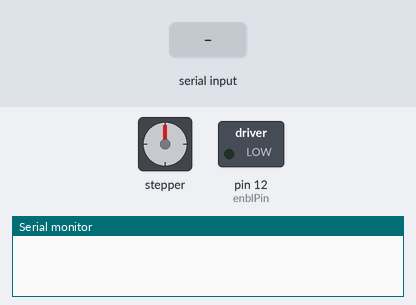
A sketch run on a simulated Arduino Uno, built with avr-gcc and run on an emulated ATmega328P. On the bench: stepper motor, switched loads named in the sketch (green lamp = pin HIGH), the last lines printed to the serial monitor. Wiring (inferred from the names in the program): stepper motor driver (200 steps per turn assumed): step pin 10; direction pin 11. The inputs (shaded band) are chosen by the test bench. Pins used as bus, display or sensor lines are not drawn.

Above: at 1.2 s.
1.3 s: "1" received over Serial
At 3.9 s:
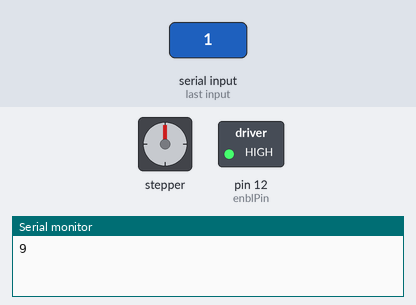
4.3 s: "90,45\n" received over Serial
At 7.0 s:
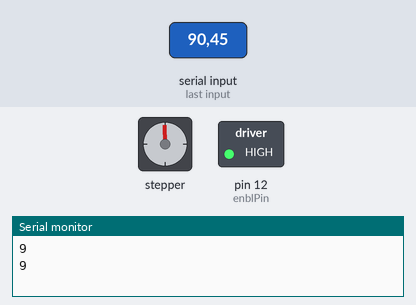
7.3 s: "0" received over Serial
At 9.8 s:
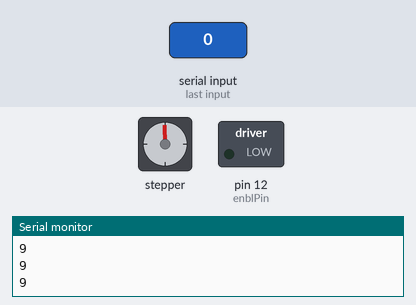
Timing chart, 0 to 11.3 s (numbered marks = the images above; inputs shaded):
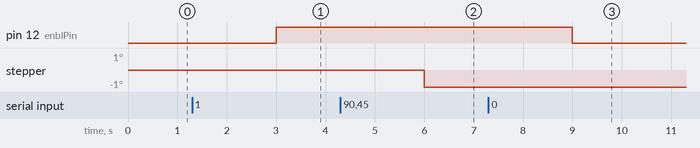

Measured:
- after the input at 1.3 s, pin 12 (enblPin): LOW → HIGH after 1.7 s
- after the input at 7.3 s, pin 12 (enblPin): HIGH → LOW after 1.7 s

The sketch:

DM542_motor.ino
```cpp
char incomingChr = 0;   // 存放讀到的資料

int pulPin = 10;  //pulse/clock/脈波
int dirPin = 11;  // 方向
int enblPin = 12;  //制能或是使用
int x;
int y;
int z;
String cc ;
int re = 9;


void setup() {
  // put your setup code here, to run once:
  Serial.begin(9600);     // 以 9600 的齙率啟用 UART 串列傳輸

  pinMode(pulPin, OUTPUT);
  pinMode(dirPin, OUTPUT);
  pinMode(enblPin, OUTPUT);

  digitalWrite(pulPin, LOW);
  //  digitalWrite(enblPin, LOW);
  //  digitalWrite(dirPin,  HIGH);

  digitalWrite(enblPin, LOW);
  //  delay(100);
  //  digitalWrite(enblPin, LOW);
}

void loop() {

  String s = "";
  // 當有資料進來時才傳送資料出去
  if (Serial.available() > 0) {
    // 讀取收到的資料

    String c = Serial.readString();
    //    Serial.println(c);

    cc = c.substring(2, 7);
    x = cc.toInt();
    // 回傳收到的內容
    motor_control(c[0], c[1], x);
    Serial.println('9');
  }
  delay(1000);
  //motor_control(1,0,0);

}


int motor_control(char y, char z , int x ) {

  if (y == '0') {
    digitalWrite(enblPin, LOW);
  }
  if (y == '1') {
    digitalWrite(enblPin, HIGH);
  }
  if (z == '0') {
    digitalWrite(dirPin, LOW);
    steptimes(x);
    delay(1);
  }
  if (z == '1') {
    digitalWrite(dirPin, HIGH);
    steptimes(x);
    delay(1);
  }


}

void  steptimes( int x ) {

  for (int counter = 0; counter <= x; counter++) {
    digitalWrite(pulPin, HIGH);
    //    delay(0.5);
    delayMicroseconds(50);
    digitalWrite(pulPin, LOW);
    //    delay(0.5);
    delayMicroseconds(50);

    //    delay(1);
    //delayMicroseconds(200);
    //    Serial.println(counter);
    //原本是100 100 1000
  }

}
```
